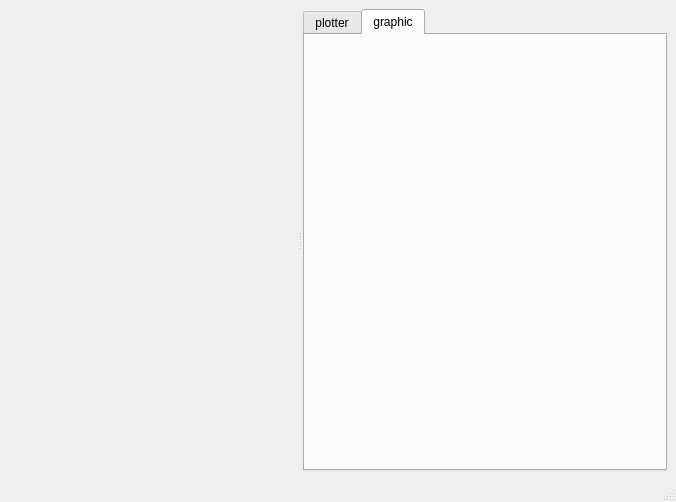
<?xml version="1.0" encoding="UTF-8"?>
<ui version="4.0">
 <class>MainWindow</class>
 <widget class="QMainWindow" name="MainWindow">
  <property name="geometry">
   <rect>
    <x>0</x>
    <y>0</y>
    <width>676</width>
    <height>502</height>
   </rect>
  </property>
  <property name="windowTitle">
   <string>MainWindow</string>
  </property>
  <widget class="QWidget" name="centralwidget">
   <layout class="QGridLayout" name="gridLayout">
    <item row="0" column="0">
     <widget class="QSplitter" name="splitter">
      <property name="orientation">
       <enum>Qt::Horizontal</enum>
      </property>
      <property name="opaqueResize">
       <bool>true</bool>
      </property>
      <property name="handleWidth">
       <number>7</number>
      </property>
      <property name="childrenCollapsible">
       <bool>false</bool>
      </property>
      <widget class="DynamicReconfigureWidget" name="widget_left" native="true"/>
      <widget class="QWidget" name="widget_right" native="true">
       <layout class="QVBoxLayout" name="verticalLayout">
        <item>
         <widget class="QTabWidget" name="tabWidget">
          <property name="currentIndex">
           <number>1</number>
          </property>
          <property name="tabsClosable">
           <bool>false</bool>
          </property>
          <widget class="Plotter" name="plotter">
           <attribute name="title">
            <string>plotter</string>
           </attribute>
          </widget>
          <widget class="GLSoccerView" name="graphic">
           <attribute name="title">
            <string>graphic</string>
           </attribute>
          </widget>
         </widget>
        </item>
       </layout>
      </widget>
     </widget>
    </item>
   </layout>
  </widget>
  <widget class="QMenuBar" name="menubar">
   <property name="geometry">
    <rect>
     <x>0</x>
     <y>0</y>
     <width>676</width>
     <height>22</height>
    </rect>
   </property>
  </widget>
  <widget class="QStatusBar" name="statusbar"/>
 </widget>
 <customwidgets>
  <customwidget>
   <class>Plotter</class>
   <extends>QWidget</extends>
   <header>parsian_gui/interface/application/widgets/plotter/plotter.h</header>
   <container>1</container>
  </customwidget>
  <customwidget>
   <class>DynamicReconfigureWidget</class>
   <extends>QWidget</extends>
   <header>parsian_gui/interface/application/widgets/dynamic_reconfigure/dynamic_reconfigure.h</header>
   <container>1</container>
  </customwidget>
  <customwidget>
   <class>GLSoccerView</class>
   <extends>QWidget</extends>
   <header>parsian_gui/interface/application/widgets/graphical_client/soccerview.h</header>
   <container>1</container>
  </customwidget>
 </customwidgets>
 <resources/>
 <connections/>
</ui>
